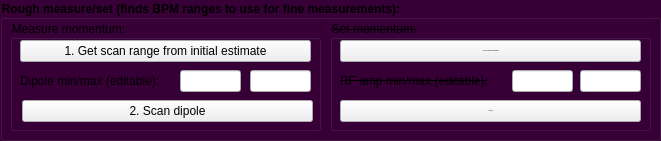
          <widget class="QGroupBox" name="groupBox_10">
           <property name="geometry">
            <rect>
             <x>10</x>
             <y>150</y>
             <width>661</width>
             <height>141</height>
            </rect>
           </property>
           <property name="font">
            <font>
             <weight>75</weight>
             <bold>true</bold>
            </font>
           </property>
           <property name="styleSheet">
            <string notr="true">QGroupBox{ background-color: rgb(55, 0, 55);}
QLabel{ background-color: rgba(0,0,0,0%);}
#QPushButton{ background-color: rgb(255, 255, 255);}</string>
           </property>
           <property name="title">
            <string>Rough measure/set (finds BPM ranges to use for fine measurements):</string>
           </property>
           <widget class="QGroupBox" name="groupBox_8">
            <property name="geometry">
             <rect>
              <x>10</x>
              <y>20</y>
              <width>311</width>
              <height>111</height>
             </rect>
            </property>
            <property name="font">
             <font>
              <weight>50</weight>
              <bold>false</bold>
             </font>
            </property>
            <property name="styleSheet">
             <string notr="true">QGroupBox{ background-color: rgb(55, 0, 55);}
QLabel{ background-color: rgba(0,0,0,0%);}
#QPushButton{ background-color: rgb(255, 255, 255);}</string>
            </property>
            <property name="title">
             <string>Measure momentum:</string>
            </property>
            <widget class="QPushButton" name="pushButton_roughCentreC2VCurrent">
             <property name="geometry">
              <rect>
               <x>12</x>
               <y>80</y>
               <width>291</width>
               <height>22</height>
              </rect>
             </property>
             <property name="text">
              <string>2. Scan dipole</string>
             </property>
             <property name="checked">
              <bool>false</bool>
             </property>
            </widget>
            <widget class="QLineEdit" name="lineEdit_roughCurrentMin">
             <property name="geometry">
              <rect>
               <x>170</x>
               <y>50</y>
               <width>61</width>
               <height>22</height>
              </rect>
             </property>
            </widget>
            <widget class="QLineEdit" name="lineEdit_roughCurrentMax">
             <property name="geometry">
              <rect>
               <x>240</x>
               <y>50</y>
               <width>61</width>
               <height>22</height>
              </rect>
             </property>
            </widget>
            <widget class="QLabel" name="label_3">
             <property name="geometry">
              <rect>
               <x>10</x>
               <y>50</y>
               <width>161</width>
               <height>21</height>
              </rect>
             </property>
             <property name="text">
              <string>Dipole min/max (editable):</string>
             </property>
            </widget>
            <widget class="QPushButton" name="pushButton_roughGetCurrentRange">
             <property name="geometry">
              <rect>
               <x>10</x>
               <y>20</y>
               <width>291</width>
               <height>22</height>
              </rect>
             </property>
             <property name="text">
              <string>1. Get scan range from initial estimate</string>
             </property>
             <property name="checked">
              <bool>false</bool>
             </property>
            </widget>
           </widget>
           <widget class="QGroupBox" name="groupBox_11">
            <property name="geometry">
             <rect>
              <x>330</x>
              <y>20</y>
              <width>321</width>
              <height>111</height>
             </rect>
            </property>
            <property name="font">
             <font>
              <weight>50</weight>
              <bold>false</bold>
              <strikeout>true</strikeout>
             </font>
            </property>
            <property name="styleSheet">
             <string notr="true">QGroupBox{ background-color: rgb(55, 0, 55);}
QLabel{ background-color: rgba(0,0,0,0%);}
#QPushButton{ background-color: rgb(255, 255, 255);}</string>
            </property>
            <property name="title">
             <string>Set momentum:</string>
            </property>
            <widget class="QLineEdit" name="lineEdit_roughRFMax">
             <property name="geometry">
              <rect>
               <x>250</x>
               <y>50</y>
               <width>61</width>
               <height>22</height>
              </rect>
             </property>
            </widget>
            <widget class="QLabel" name="label_8">
             <property name="geometry">
              <rect>
               <x>10</x>
               <y>50</y>
               <width>161</width>
               <height>21</height>
              </rect>
             </property>
             <property name="font">
              <font>
               <strikeout>true</strikeout>
              </font>
             </property>
             <property name="text">
              <string>RF amp min/max (editable):</string>
             </property>
            </widget>
            <widget class="QPushButton" name="pushButton_roughCentreC2VRF">
             <property name="geometry">
              <rect>
               <x>10</x>
               <y>80</y>
               <width>301</width>
               <height>22</height>
              </rect>
             </property>
             <property name="font">
              <font>
               <pointsize>-1</pointsize>
              </font>
             </property>
             <property name="text">
              <string>2. Scan RF</string>
             </property>
             <property name="checked">
              <bool>false</bool>
             </property>
            </widget>
            <widget class="QLineEdit" name="lineEdit_roughRFMin">
             <property name="geometry">
              <rect>
               <x>182</x>
               <y>50</y>
               <width>61</width>
               <height>22</height>
              </rect>
             </property>
            </widget>
            <widget class="QPushButton" name="pushButton_roughGetRFRange">
             <property name="geometry">
              <rect>
               <x>10</x>
               <y>20</y>
               <width>301</width>
               <height>22</height>
              </rect>
             </property>
             <property name="font">
              <font>
               <pointsize>-1</pointsize>
              </font>
             </property>
             <property name="text">
              <string>1. Get scan range from initial estimate</string>
             </property>
             <property name="checked">
              <bool>false</bool>
             </property>
            </widget>
           </widget>
          </widget>
